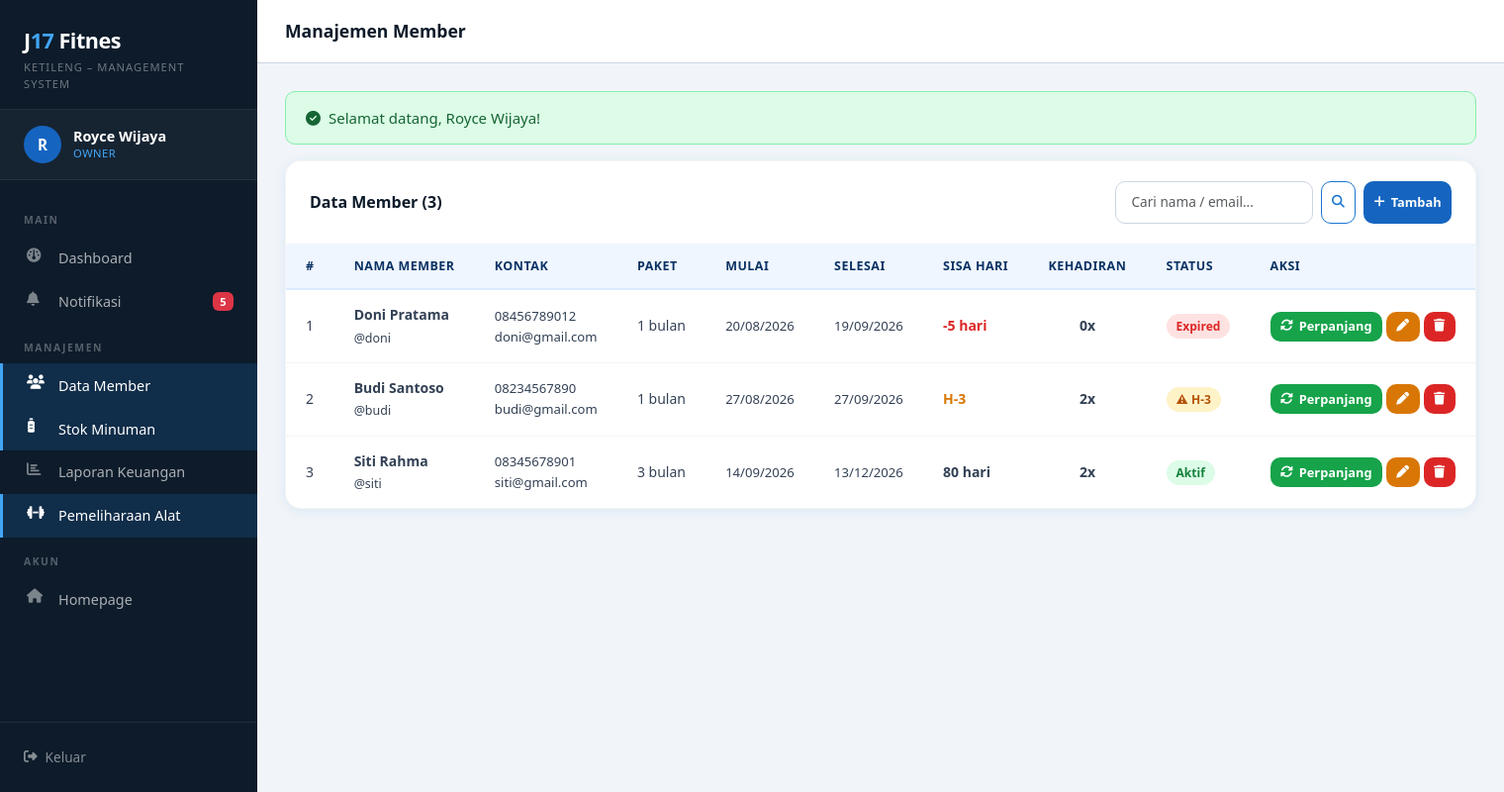
Screenshot of /owner/member/index.php (signed in) with the database file from the repository.
### tables this page shows
CREATE TABLE IF NOT EXISTS members (
    id INT PRIMARY KEY AUTO_INCREMENT,
    user_id INT NOT NULL,
    paket ENUM('1_bulan','3_bulan','6_bulan','1_tahun') NOT NULL DEFAULT '1_bulan',
    tgl_mulai DATE NOT NULL,
    tgl_selesai DATE NOT NULL,
    status ENUM('aktif','expired','pending') DEFAULT 'aktif',
    created_at TIMESTAMP DEFAULT CURRENT_TIMESTAMP,
    updated_at TIMESTAMP DEFAULT CURRENT_TIMESTAMP ON UPDATE CURRENT_TIMESTAMP,
    FOREIGN KEY (user_id) REFERENCES users(id) ON DELETE CASCADE
);

CREATE TABLE IF NOT EXISTS users (
    id INT PRIMARY KEY AUTO_INCREMENT,
    nama_lengkap VARCHAR(100) NOT NULL,
    nama_panggilan VARCHAR(50) NOT NULL UNIQUE,
    email VARCHAR(100) DEFAULT NULL,
    password VARCHAR(255) NOT NULL,
    role ENUM('owner', 'staff', 'member') NOT NULL DEFAULT 'member',
    no_hp VARCHAR(20) DEFAULT NULL,
    jenis_kelamin ENUM('L', 'P') DEFAULT NULL,
    umur INT DEFAULT NULL,
    created_at TIMESTAMP DEFAULT CURRENT_TIMESTAMP,
    updated_at TIMESTAMP DEFAULT CURRENT_TIMESTAMP ON UPDATE CURRENT_TIMESTAMP
);

### config/database.php (called while the page is built, shortened)
<?php
function getFlash() {
    if (isset($_SESSION['flash'])) {
        $flash = $_SESSION['flash'];
        return $flash;
    }
    return null;
}

### owner/member/index.php (the view, shortened to what this page needs)
<?php
require_once __DIR__ . '/../../config/database.php';
$db = getDB();
$search = trim($_GET['q'] ?? '');
$where  = "WHERE u.role='member'";
$params = [];
$members = $db->prepare("
    SELECT u.*, m.id as member_id, m.paket, m.tgl_mulai, m.tgl_selesai, m.status as m_status,
           DATEDIFF(m.tgl_selesai, CURDATE()) as sisa_hari,
           (SELECT COUNT(*) FROM kehadiran k WHERE k.user_id=u.id) as total_hadir
    FROM users u
    LEFT JOIN members m ON m.user_id=u.id
    $where
    ORDER BY m.tgl_selesai ASC
");
$members->execute($params);
$members = $members->fetchAll();
?>
<!DOCTYPE html>
<html lang="id">
<head>
<link href="https://cdn.jsdelivr.net/npm/bootstrap@5.3.2/dist/css/bootstrap.min.css" rel="stylesheet">
<link href="https://cdnjs.cloudflare.com/ajax/libs/font-awesome/6.5.0/css/all.min.css" rel="stylesheet">
<link href="/j17-fitnes/assets/css/style.css" rel="stylesheet">
</head>
<body>
<div class="dashboard-wrapper">
  <?php include __DIR__ . '/../../includes/sidebar_owner.php'; ?>
  <div class="main-content">
    <div class="topbar">
      <div class="topbar-title">Manajemen Member</div>
    </div>
    <div class="page-content">
      <?php $flash = getFlash(); if($flash): ?>
      <div class="flash-<?= $flash['type']==='success'?'success':'error' ?>">
        <i class="fa-solid fa-<?= $flash['type']==='success'?'circle-check':'circle-exclamation' ?>"></i>
        <?= htmlspecialchars($flash['message']) ?>
      </div>
      <?php endif; ?>
      <div class="data-card">
        <div class="data-card-header">
          <span class="data-card-title">Data Member (<?= count($members) ?>)</span>
          <div class="d-flex gap-2">
            <form method="GET" class="d-flex gap-2">
              <input type="text" name="q" value="<?= htmlspecialchars($search) ?>" class="form-control" style="width:200px;font-size:.85rem" placeholder="Cari nama / email...">
              <button class="btn-j17 btn-j17-outline btn-j17-sm" type="submit"><i class="fa-solid fa-search"></i></button>
            </form>
            <a href="add.php" class="btn-j17 btn-j17-primary btn-j17-sm"><i class="fa-solid fa-plus"></i> Tambah</a>
          </div>
        </div>
        <div style="overflow-x:auto">
          <table class="table-j17">
            <thead>
              <tr>
                <th>#</th><th>Nama Member</th><th>Kontak</th><th>Paket</th>
                <th>Mulai</th><th>Selesai</th><th>Sisa Hari</th><th>Kehadiran</th><th>Status</th><th>Aksi</th>
              </tr>
            </thead>
            <tbody>
              <?php foreach($members as $i=>$m): ?>
              <?php $sisa = (int)$m['sisa_hari']; ?>
              <tr>
                <td><?= $i+1 ?></td>
                <td>
                  <strong><?= htmlspecialchars($m['nama_lengkap']) ?></strong><br>
                  <span style="font-size:.78rem;color:var(--gray-400)">@<?= htmlspecialchars($m['nama_panggilan']) ?></span>
                </td>
                <td style="font-size:.82rem">
                  <?= $m['no_hp'] ? htmlspecialchars($m['no_hp']) : '—' ?><br>
                  <span style="color:var(--gray-400)"><?= $m['email'] ? htmlspecialchars($m['email']) : '—' ?></span>
                </td>
                <td><?= $m['paket'] ? str_replace('_',' ',ucfirst($m['paket'])) : '—' ?></td>
                <td style="font-size:.82rem"><?= $m['tgl_mulai'] ? date('d/m/Y',strtotime($m['tgl_mulai'])) : '—' ?></td>
                <td style="font-size:.82rem"><?= $m['tgl_selesai'] ? date('d/m/Y',strtotime($m['tgl_selesai'])) : '—' ?></td>
                <td>
                  <?php if($m['tgl_selesai']): ?>
                    <?php if($sisa < 0): ?>
                      <span style="color:var(--danger);font-weight:700"><?= $sisa ?> hari</span>
                    <?php elseif($sisa <= 3): ?>
                      <span style="color:var(--warning);font-weight:700">H-<?= $sisa ?></span>
                    <?php else: ?>
                      <span style="font-weight:600"><?= $sisa ?> hari</span>
                    <?php endif; ?>
                  <?php else: ?>—<?php endif; ?>
                </td>
                <td style="text-align:center"><strong><?= $m['total_hadir'] ?>x</strong></td>
                <td>
                  <?php if(!$m['tgl_selesai']): ?>
                    <span class="badge-j17 badge-pending">Belum Ada</span>
                  <?php elseif($sisa < 0): ?>
                    <span class="badge-j17 badge-expired">Expired</span>
                  <?php elseif($sisa <= 3): ?>
                    <span class="badge-j17 badge-warning">⚠ H-<?= $sisa ?></span>
                  <?php else: ?>
                    <span class="badge-j17 badge-aktif">Aktif</span>
                  <?php endif; ?>
                </td>
                <td>
                  <div class="d-flex gap-1 flex-nowrap">
                    <?php if($m['member_id']): ?>
                    <button class="btn-j17 btn-j17-success btn-j17-sm"
                            onclick="perpanjang(<?= $m['member_id'] ?>, '<?= htmlspecialchars($m['nama_lengkap'],ENT_QUOTES) ?>')">
                      <i class="fa-solid fa-rotate"></i> Perpanjang
                    </button>
                    <?php endif; ?>
                    <a href="edit.php?id=<?= $m['id'] ?>" class="btn-j17 btn-j17-warning btn-j17-sm"><i class="fa-solid fa-pen"></i></a>
                    <button class="btn-j17 btn-j17-danger btn-j17-sm"
                            onclick="hapus(<?= $m['id'] ?>, '<?= htmlspecialchars($m['nama_lengkap'],ENT_QUOTES) ?>')">
                      <i class="fa-solid fa-trash"></i>
                    </button>
                  </div>
                </td>
              </tr>
              <?php endforeach; ?>
            </tbody>
          </table>
        </div>
      </div>
    </div>
  </div>
</div>
</body>
</html>

### assets/css/style.css (style rules this page uses)
:root { --blue-900: #0D2137; --blue-800: #0A3263; --blue-700: #1565C0; --blue-600: #1976D2; --blue-500: #2196F3; --blue-400: #42A5F5; --blue-300: #90CAF9; --blue-100: #DBEAFE; --blue-50: #EFF6FF; --dark: #0D1B2A; --gray-800: #1E293B; --gray-700: #334155; --gray-500: #64748B; --gray-300: #CBD5E1; --gray-100: #F1F5F9; --white: #FFFFFF; --success: #16A34A; --warning: #D97706; --danger: #DC2626; --info: #0891B2; --radius: 10px; --radius-lg: 16px; --shadow: 0 2px 12px rgba(21,101,192,0.10); --shadow-lg: 0 8px 32px rgba(21,101,192,0.18); --sidebar-w: 260px; --header-h: 64px; }
*, *::before, *::after { box-sizing: border-box; margin: 0; padding: 0; }
html { scroll-behavior: smooth; }
body { font-family: 'Segoe UI', system-ui, -apple-system, sans-serif; font-size: 15px; line-height: 1.6; color: var(--gray-800); background: var(--gray-100); }
a { color: var(--blue-600); text-decoration: none; }
.form-control, .form-select { border: 1.5px solid var(--gray-300); border-radius: var(--radius); padding: 0.65rem 1rem; font-size: 0.95rem; transition: all 0.2s; }
.dashboard-wrapper { display: flex; min-height: 100vh; }
.main-content { margin-left: var(--sidebar-w); flex: 1; min-height: 100vh; display: flex; flex-direction: column; }
.topbar { height: var(--header-h); background: var(--white); border-bottom: 1px solid var(--gray-300); display: flex; align-items: center; padding: 0 1.75rem; gap: 1rem; position: sticky; top: 0; z-index: 50; }
.topbar-title { font-size: 1.1rem; font-weight: 700; color: var(--dark); flex: 1; }
.page-content { padding: 1.75rem; flex: 1; }
.data-card { background: var(--white); border-radius: var(--radius-lg); box-shadow: var(--shadow); overflow: hidden; border: 1px solid rgba(0,0,0,0.04); }
.data-card-header { padding: 1.25rem 1.5rem; display: flex; align-items: center; justify-content: space-between; border-bottom: 1px solid var(--gray-100); }
.data-card-title { font-size: 1rem; font-weight: 700; color: var(--dark); }
.table-j17 { width: 100%; border-collapse: collapse; font-size: 0.875rem; }
.table-j17 thead th { background: var(--blue-50); color: var(--blue-800); font-weight: 700; font-size: 0.78rem; text-transform: uppercase; letter-spacing: 0.5px; padding: 0.75rem 1.25rem; border-bottom: 2px solid var(--blue-100); white-space: nowrap; }
.table-j17 tbody td { padding: 0.875rem 1.25rem; border-bottom: 1px solid var(--gray-100); color: var(--gray-700); vertical-align: middle; }
.table-j17 tbody tr:last-child td { border-bottom: none; }
.badge-j17 { display: inline-flex; align-items: center; padding: 3px 10px; border-radius: 999px; font-size: 0.75rem; font-weight: 600; }
.badge-aktif { background:#dcfce7; color:#15803d; }
.badge-expired { background:#fee2e2; color:#dc2626; }
.badge-warning { background:#fef3c7; color:#b45309; }
.btn-j17 { display: inline-flex; align-items: center; gap: 6px; padding: 0.5rem 1rem; border-radius: var(--radius); font-size: 0.875rem; font-weight: 600; cursor: pointer; transition: all 0.15s; border: none; text-decoration: none; }
.btn-j17-primary { background: var(--blue-700); color: var(--white); }
.btn-j17-success { background: var(--success); color: var(--white); }
.btn-j17-warning { background: var(--warning); color: var(--white); }
.btn-j17-danger { background: var(--danger); color: var(--white); }
.btn-j17-outline { background: transparent; border: 1.5px solid var(--blue-600); color: var(--blue-600); }
.btn-j17-sm { padding: 0.3rem 0.65rem; font-size: 0.8rem; }
.flash-success { background: #dcfce7; border: 1px solid #86efac; color: #166534; border-radius: var(--radius); padding: 0.875rem 1.25rem; margin-bottom: 1rem; display: flex; align-items: center; gap: 0.5rem; }

### rows the page displays
members: user.nama_lengkap "Doni Pratama", user.nama_panggilan "doni", user.no_hp "08456789012", user.email "doni@gmail.com", paket "1 bulan", tgl_mulai "20/08/2026", tgl_selesai "19/09/2026", sisa "-5", total_hadir "0", shows "Expired"
members: user.nama_lengkap "Budi Santoso", user.nama_panggilan "budi", user.no_hp "08234567890", user.email "budi@gmail.com", paket "1 bulan", tgl_mulai "27/08/2026", tgl_selesai "27/09/2026", sisa "3", total_hadir "2"
members: user.nama_lengkap "Siti Rahma", user.nama_panggilan "siti", user.no_hp "08345678901", user.email "siti@gmail.com", paket "3 bulan", tgl_mulai "14/09/2026", tgl_selesai "13/12/2026", sisa "80", total_hadir "2", shows "Aktif"

### other values shown
substr($_SESSION['nama_panggilan'] ?? 'U', 0, 1) "R"
$_SESSION['nama_lengkap'] "Royce Wijaya"
$_SESSION['role'] "OWNER"
$notifCount "5"
$flash['message'] "Selamat datang, Royce Wijaya!"
count($members) "3"
